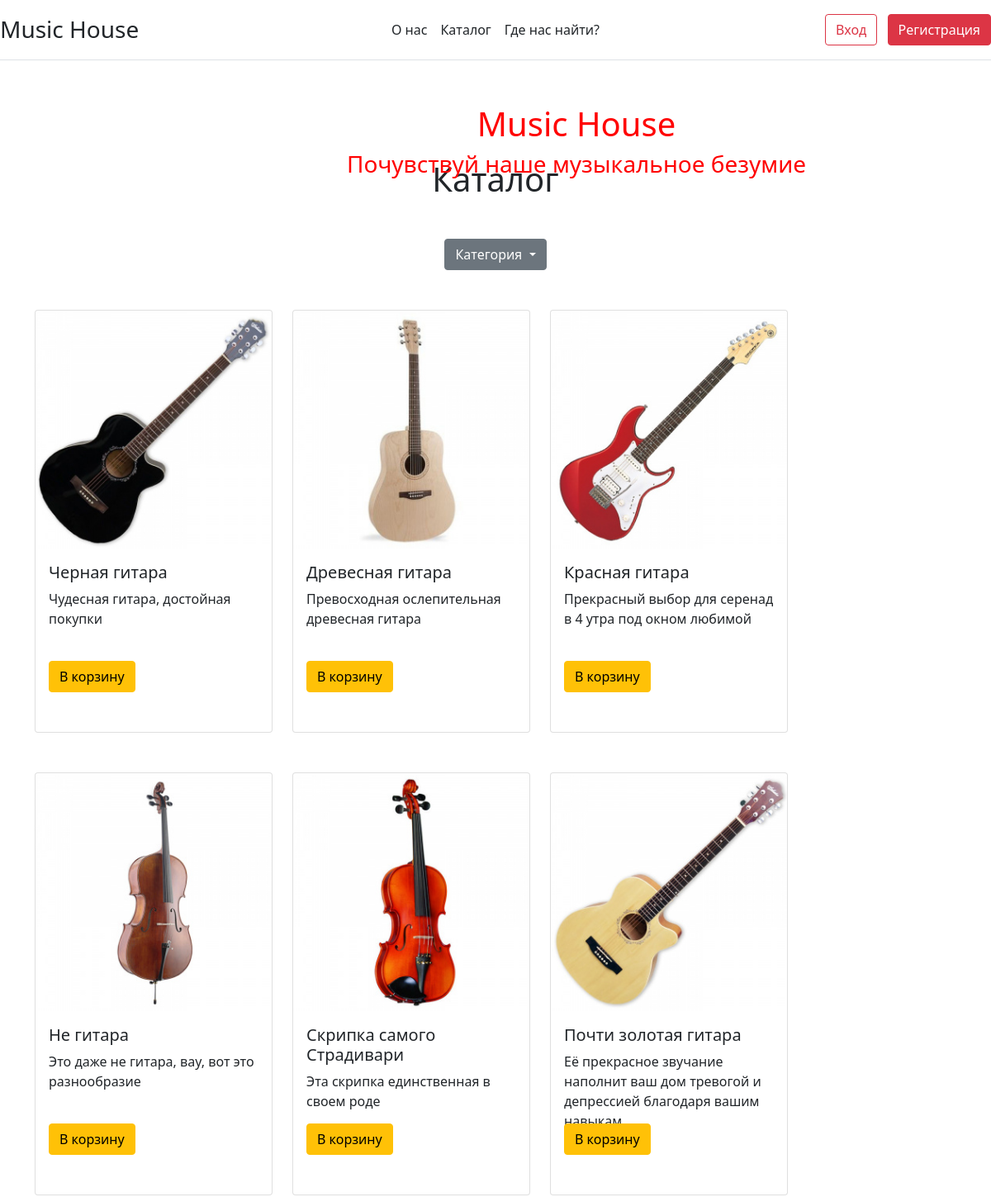
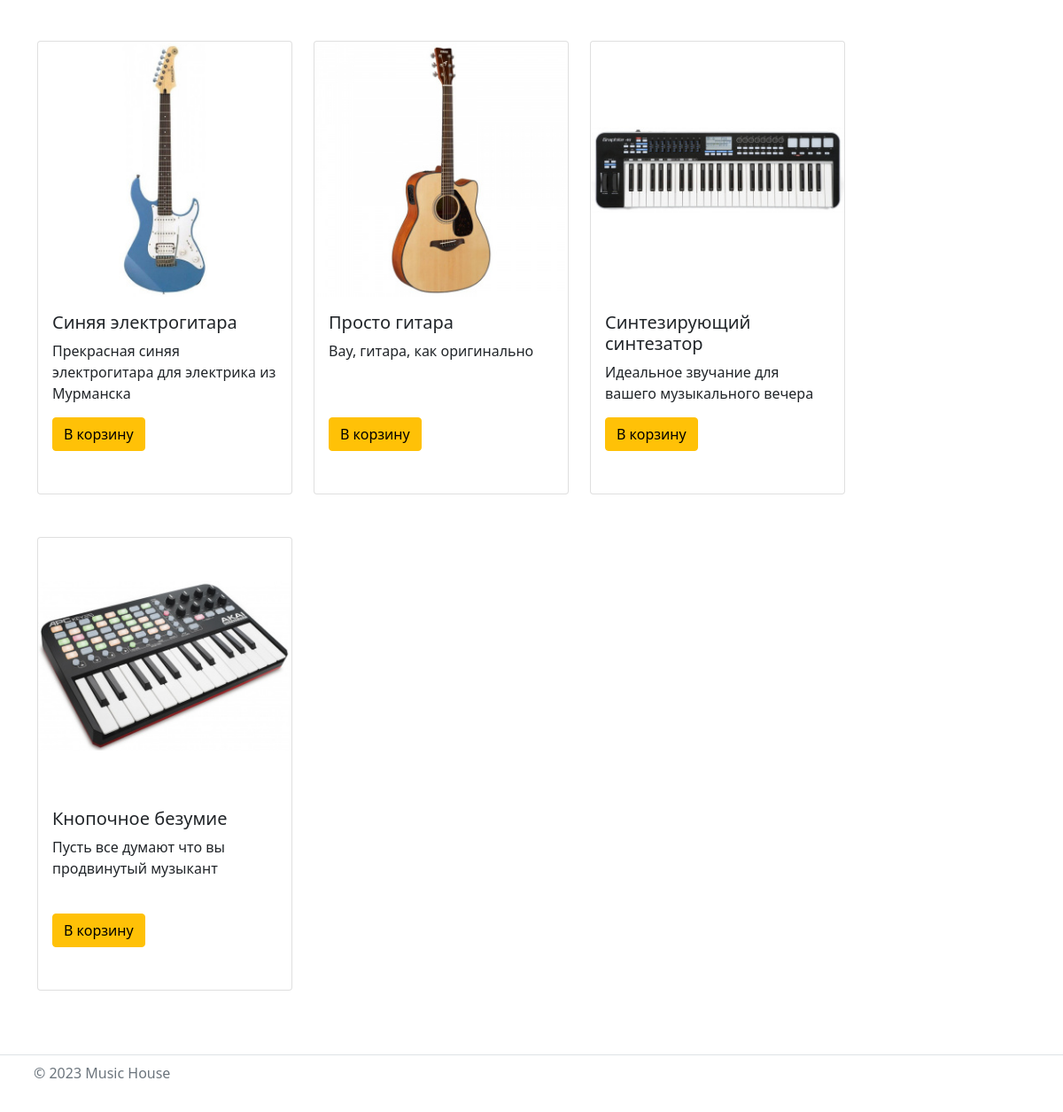
The page / on the database its author committed (2 pictures, top to bottom).
### tables this page shows
CREATE TABLE `Product` (
  `Id` int(11) NOT NULL,
  `Name` varchar(30) NOT NULL,
  `Description` text NOT NULL,
  `Image` text NOT NULL,
  `Cost` float NOT NULL,
  `Country` varchar(30) NOT NULL,
  `Category` int(11) NOT NULL,
  `Date` timestamp NOT NULL DEFAULT CURRENT_TIMESTAMP,
  `Year` int(11) NOT NULL,
  `Count` int(11) NOT NULL
);

### index.php (the view, shortened to what this page needs)
<?php
    include 'templates/head.php';
    require_once 'connect.php';
?>
    <div class="m-0 mt-lg-5 position-relative banner">
        <div class="shake text-center position-absolute" style="top: 20%; left: 35%;">
            <h1>Music House</h1>
            <h3>Почувствуй наше музыкальное безумие</h1>
        </div>
    </div>
    <h1 class="text-center mt-5">Каталог</h1>
    <div class="dropdown text-center mt-5">
        <button class="btn btn-secondary dropdown-toggle" type="button" id="combo" data-bs-toggle="dropdown" aria-haspopup="true" aria-expanded="false">
            Категория
        </button>
    </div>
    <div class="container mt-5">
        <div class="row row-cols-auto">
            <?php
            $result = mysqli_query($conn, "SELECT * FROM Product WHERE Count > 0");
            while($row = mysqli_fetch_assoc($result)):?>
                <div class="col pb-5">
                    <div class="card" style="width: 18rem; height: 32rem;">
                        <a href="product.php?id=<?= $row['Id'] ?>"><img style="height: 289px; object-fit: contain" src="media\images\<?= $row['Image'] ?>.jpeg" class="card-img-top" alt="..."/></a>
                        <div class="card-body">
                            <h5 class="card-title"><?= $row['Name'] ?></h5>
                            <p class="card-text"><?= $row['Description'] ?></p>
                            <a class="btn btn-warning mb-5" href="add_to_cart.php?id=<?php echo $row['Id']?>" style="position : absolute; bottom: 0;" data-id="<?= $row['Id'] ?>">В корзину</a>
                        </div>
                    </div>
                </div>
            <?php
            endwhile;?>
        </div>
    </div>
</body>
</html>

### templates/head.php (shortened to what this page needs)
<!DOCTYPE html>
<html lang="ru">
<head>
    <link rel="stylesheet" href="https://stackpath.bootstrapcdn.com/bootstrap/5.0.0-alpha1/css/bootstrap.min.css">
    <link rel="stylesheet" href="css/style.css"/>
</head>
<body>
    <header class="d-flex flex-wrap align-items-center justify-content-center justify-content-md-between py-3 mb-4 border-bottom">
        <h3 class="d-flex align-items-center col-md-3 mb-2 ml-4 mb-md-0">Music House</h3>
        <ul class="nav col-12 col-md-auto mb-2 justify-content-center mb-md-0">
            <li><a href="about.php" class="nav-link px-2 link-dark">О нас</a></li>
            <li><a href="index.php" class="nav-link px-2 link-dark">Каталог</a></li>
            <li><a href="location.php" class="nav-link px-2 link-dark">Где нас найти?</a></li>
        </ul>
        <?php
          if(!isset($_SESSION['User'])){
            echo "<div class=\"text-end col-md-3\">
                    <a href=\"./login.php\" class=\"btn btn-outline-danger me-2\">Вход</a>
                    <a href=\"./registration.php\" class=\"btn btn-danger\">Регистрация</a>
                  </div>";
          }else{
            echo "<div class=\"text-end col-md-3\">
                    <p class=\"fw-bold\">Привет " . $_SESSION['User']['Name'] . "!</p>
                    <a href=\"./cart.php\" class=\"btn btn-outline-danger me-2\">Корзина</a>
                    <a href=\"./logout.php\" class=\"btn btn-danger\">Выйти</a>
                  </div>";
          }
        ?>
    </header>

### css/style.css (style rules this page uses)
.banner { color: red; }

### rows shown on the page
product: Image (picture), Name "Черная гитара", Description "Чудесная гитара, достойная покупки"
product: Image (picture), Name "Древесная гитара", Description "Превосходная ослепительная древесная гитара"
product: Image (picture), Name "Красная гитара", Description "Прекрасный выбор для серенад в 4 утра под окном любимой"
product: Image (picture), Name "Не гитара", Description "Это даже не гитара, вау, вот это разнообразие"
product: Image (picture), Name "Скрипка самого Страдивари", Description "Эта скрипка единственная в своем роде"
product: Image (picture), Name "Почти золотая гитара", Description "Её прекрасное звучание наполнит ваш дом тревогой и депрессией благодаря вашим навыкам"
product: Image (picture), Name "Синяя электрогитара", Description "Прекрасная синяя электрогитара для электрика из Мурманска"
product: Image (picture), Name "Просто гитара", Description "Вау, гитара, как оригинально"
product: Image (picture), Name "Синтезирующий синтезатор", Description "Идеальное звучание для вашего музыкального вечера"
product: Image (picture), Name "Кнопочное безумие", Description "Пусть все думают что вы продвинутый музыкант"
